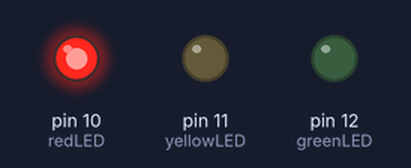
Bench run of a sketch on a simulated Arduino Uno, built with avr-gcc and run on an emulated ATmega328P. Shown: output pins drawn as LEDs (lit = HIGH).

Above: at 0.2 s.
At 1.1 s:
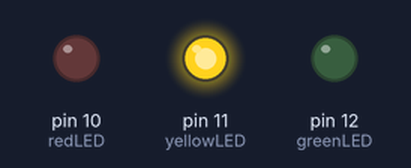
At 1.9 s:
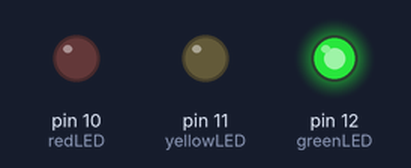
Timing chart, 0 to 3.0 s (numbered marks = the images above):
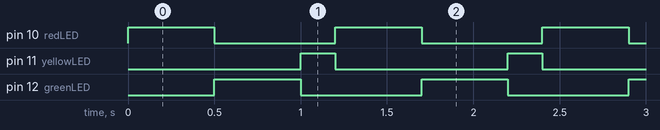

Measured:
- by itself, pin 10 (redLED), pin 12 (greenLED): alternates HIGH for 0.50 s and LOW for 0.70 s
- by itself, pin 11 (yellowLED): alternates HIGH for 0.20 s and LOW for 1.0 s
- by itself, everything shown: repeats every 1.2 s, in 3 steps

The sketch:

traffic_light.ino
```cpp
int redLED = 10;
int yellowLED = 11;
int greenLED = 12;

void setup() {
  pinMode(redLED, OUTPUT);
  pinMode(yellowLED, OUTPUT);
  pinMode(greenLED, OUTPUT);
}

void loop() {

  // RED
  digitalWrite(redLED, HIGH);
  digitalWrite(yellowLED, LOW);
  digitalWrite(greenLED, LOW);
  delay(500);

  // GREEN
  digitalWrite(redLED, LOW);
  digitalWrite(greenLED, HIGH);
  delay(500);

  // YELLOW
  digitalWrite(greenLED, LOW);
  digitalWrite(yellowLED, HIGH);
  delay(200);

  // Back to RED
  digitalWrite(yellowLED, LOW);
}
```

smart_watch.ino
```cpp

```
